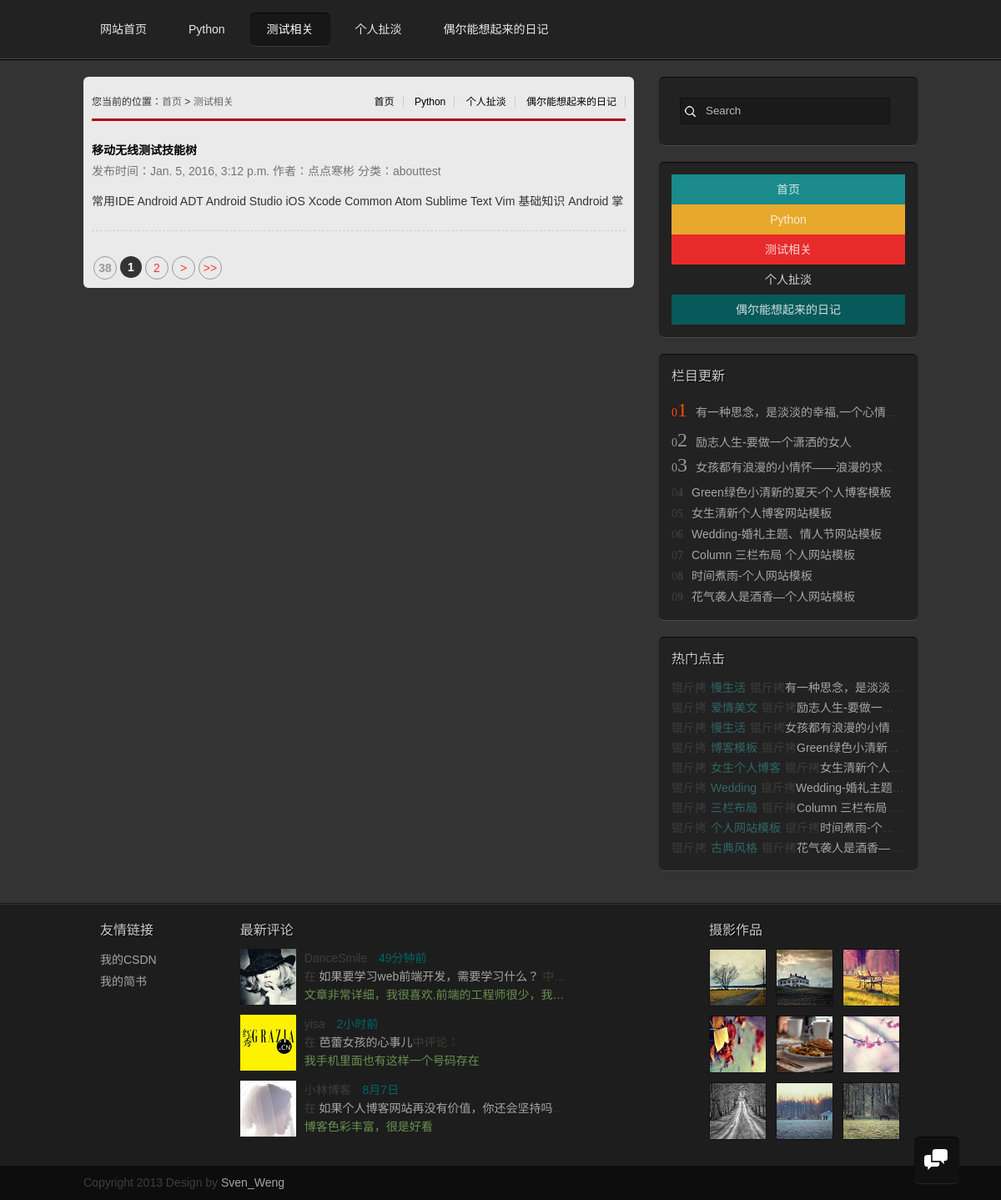
The page /grzx/abouttest/ on the database its author committed.
### grzx/models.py (models this page shows)
class BlogBody(models.Model):
    blog_title = models.CharField(max_length=50)
    blog_body = models.TextField()
    blog_type = models.CharField(max_length=50)
    blog_timestamp = models.DateTimeField()
    blog_imgurl = models.CharField(max_length=50, blank=True, null=True)
    blog_author = models.CharField(max_length=20, null=True)

### grzx/views.py (the view)
def abouttest(request):
    test_blog = BlogBody.objects.filter(blog_type='abouttest')[::-1]
    return render(request, 'test_list.html', {'test_blog': test_blog})

### grzx/templates/test_list.html
{% extends "base.html" %}
{% block bodycontent %}
<div id="mainbody">
  <div class="blogs">
    <div class="newlist">
  <h2><span>
      <a href="/">首页</a>
      <a href="/grzx/Python">Python</a>
      <a href="/grzx/mytalk/">个人扯淡</a>
      <a href="/grzx/diary/">偶尔能想起来的日记</a>
</span>您当前的位置：<a href="/">首页</a>&nbsp;>&nbsp;<a href="/grzx/abouttest/">测试相关</a></h2>
<ul>
    {% for x in test_blog %}
        <p class="ptit"><b><a href="{% url 'article' x.id %}"> {{ x.blog_title }}</a></b></p>
        <p class="ptime">发布时间：{{ x.blog_timestamp }} 作者：{{ x.blog_author }}  分类：{{ x.blog_type }} </p>
        <div class="pcon">{{ x.blog_body | slice:":100"}}</div>
        <div class="line"></div>
    {% endfor %}
</ul>
<div class="page">
    <a title="Total record"><b>38</b></a>
    <b>1</b><a href="/jstt/index_2.html">2</a>
    <a href="/jstt/index_2.html">></a>
    <a href="/jstt/index_2.html">>></a></div>
</div>
    <aside>
      <div class="search">
        <form class="searchform" method="get" action="#">
          <input type="text" name="s" value="Search" onfocus="this.value=''" onblur="this.value='Search'">
        </form>
      </div>
      <div class="sunnav">
        <ul>
          <li><a href="/">首页</a></li>
          <li><a href="/grzx/Python">Python</a></li>
          <li><a href="/grzx/abouttest">测试相关</a></li>
          <li><a href="/grzx/mytalk/">个人扯淡</a></li>
          <li><a href="/grzx/diary/">偶尔能想起来的日记</a></li>
        </ul>
      </div>
      <div class="tuijian">
        <h2>栏目更新</h2>
        <ol>
          <li><span><strong>1</strong></span><a href="/">有一种思念，是淡淡的幸福,一个心情一行文字</a></li>
          <li><span><strong>2</strong></span><a href="/">励志人生-要做一个潇洒的女人</a></li>
          <li><span><strong>3</strong></span><a href="/">女孩都有浪漫的小情怀――浪漫的求婚词</a></li>
          <li><span><strong>4</strong></span><a href="/">Green绿色小清新的夏天-个人博客模板</a></li>
          <li><span><strong>5</strong></span><a href="/">女生清新个人博客网站模板</a></li>
          <li><span><strong>6</strong></span><a href="/">Wedding-婚礼主题、情人节网站模板</a></li>
          <li><span><strong>7</strong></span><a href="/">Column 三栏布局 个人网站模板</a></li>
          <li><span><strong>8</strong></span><a href="/">时间煮雨-个人网站模板</a></li>
          <li><span><strong>9</strong></span><a href="/">花气袭人是酒香―个人网站模板</a></li>
        </ol>
      </div>
      <div class="clicks">
        <h2>热门点击</h2>
        <ol>
          <li><span><a href="/">慢生活</a></span><a href="/">有一种思念，是淡淡的幸福,一个心情一行文字</a></li>
          <li><span><a href="/">爱情美文</a></span><a href="/">励志人生-要做一个潇洒的女人</a></li>
          <li><span><a href="/">慢生活</a></span><a href="/">女孩都有浪漫的小情怀――浪漫的求婚词</a></li>
          <li><span><a href="/">博客模板</a></span><a href="/">Green绿色小清新的夏天-个人博客模板</a></li>
          <li><span><a href="/">女生个人博客</a></span><a href="/">女生清新个人博客网站模板</a></li>
          <li><span><a href="/">Wedding</a></span><a href="/">Wedding-婚礼主题、情人节网站模板</a></li>
          <li><span><a href="/">三栏布局</a></span><a href="/">Column 三栏布局 个人网站模板</a></li>
          <li><span><a href="/">个人网站模板</a></span><a href="/">时间煮雨-个人网站模板</a></li>
          <li><span><a href="/">古典风格</a></span><a href="/">花气袭人是酒香―个人网站模板</a></li>
        </ol>
      </div>
    </aside>
  </div>
</div>
{% endblock bodycontent %}

### static/css/styles.css (style rules this page uses)
* { margin: 0; padding: 0 }
body { font: 14px "΢���ź�", "Microsoft YaHei", HELVETICA; color: #3F3E3C; line-height: 1.5; background: #333; }
h1, h2, h3, h4, h5, h6 { font-weight: normal; }
p { word-wrap: break-word }
ul, ol { list-style: none; }
a { color: #a6a6a6; text-decoration: none; transition: All 1s ease; -webkit-transition: All 1s ease; -moz-transition: All 1s ease; -ms-transition: All 1s ease; -o-transition: All 1s ease; }
#mainbody { width: 100%; border-top: #000 1px solid; clear: both; overflow: hidden; }
.blogs { width: 1000px; margin: 0 auto 20px; }
aside { width: 310px; float: right; margin: 20px 0; }
aside h2, footer h2 { font-size: 16px; margin-bottom: 10px; text-shadow: #000 1px 1px 1px; color: #ccc }
aside div { box-shadow: 0px 1px 0px rgba(255,255,255,.1), inset 0px 1px 1px rgba(0,0,0,.7); border-radius: 6px; padding: 15px; background: #222; margin-bottom: 20px; overflow: hidden; }
.tuijian li, .clicks li { white-space: nowrap; text-overflow: ellipsis; overflow: hidden }
.tuijian li span:before { content: "0"; }
.tuijian li span { margin-right: 10px; font-size: 14px; font-family: "΢���ź�"; }
.tuijian li:nth-child(-n+3) span { width: 39px; color: #999 }
.tuijian li:nth-child(-n+3) strong { font-size: 24px; font-weight: normal; }
.tuijian li:first-child span { color: #f8490b; }
.tuijian li:nth-child(n+3) { line-height: 24px }
.tuijian li:nth-child(4) { margin: 5px 0 0 0 }
.clicks li { line-height: 24px; }
.clicks li span:before { content: "��"; }
.clicks li span:after { content: "��"; }
.clicks li span a { padding: 0 5px; color: #366 }
.searchform { overflow: hidden; padding: 10px; }
.searchform input { background: rgba(0, 0, 0, 0.25) url(../images/icons.png) no-repeat 3px -318px; border: 1px solid #111; width: 220px; line-height: 30px; color: #b9b9b9; padding-left: 30px; }

### static/css/view.css (style rules this page uses)
.sunnav li { display: block; float: left; line-height: 36px; width: 100%; text-align: center }
.sunnav li:first-child { background: #1A8A8A; }
.sunnav li:nth-child(2) { background: #E7A82B; }
.sunnav li:nth-child(3) { background: #E72B2B; }
.sunnav li:last-child { background: #085A5A; }
.sunnav li a { color: #fff; opacity: 0.8 }
.newlist { width: 640px; float:left;margin: 20px 0; color: #333; border-radius: 6px; background:#EAEAEA; padding: 10px; }
.newlist h2 { border-bottom:#AC0B0B 3px solid; line-height:40px; font-size:12px; font-weight:normal; margin-bottom:20px }
.newlist h2 a { color:#666 }
.newlist h2 span { float:right }
.newlist h2 span a { color: #000;border-right: 1px solid #ccc;padding: 0 10px; }
.page { padding:20px 0 0 0; text-align:center; width:100%;overflow: hidden; }
.page a b { color: #999; }
.page>b, .page a { margin: 0 2px;height: 26px;line-height: 26px;border-radius: 50%;width: 26px;text-align: center;display: block;float: left; }
.page>b,.page a:hover { background: #333;color: #FFF; }
.page a { color: #F33;border: #999 1px solid; }
.ptime { color:#747474;margin-bottom: 10px; }
.ptit { line-height:30px;font-size:14px }
.ptit a { color:#000 }
.pcon { line-height:30px; }
.line { height: 10px;overflow: hidden;width: 100%;margin: 10px 0;clear: both;border-bottom: 1px dashed #ccc; }

### rows shown on the page
BlogBody: blog_title "移动无线测试技能树", blog_timestamp "Jan. 5, 2016, 3:12 p.m.", blog_author "点点寒彬", blog_type "abouttest", blog_body "常用IDE Android ADT Android Studio iOS Xcode Common Atom Sublime Text Vim 基础知识 Android 掌"
